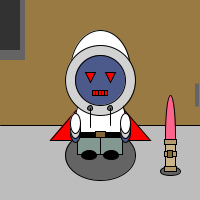
Frame 1 (no input)
Frame 60 (the mouse pressed at the canvas centre just before this capture): identical to frame 1, image omitted
Frame 120 (the mouse held since frame 60 and released just before this capture): identical to frame 1, image omitted

The Processing sketch that drew this single still picture (run headless with seeded random() and noise(); from frame 60 on, the mouse is pressed at the canvas centre):

// Processing sketch: processing_8199
// ── processing_8199.pde

void setup(){
 //body
  size(200, 200);
  mouseX= 100;
  mouseY= 100;
  smooth();
}

void draw() {
  background(189);

 //wall
  noStroke();
  fill(#987A42);
  rectMode(CORNER);
  rect(0, 0, 200, 125);
 
  fill(100);
  rectMode(CENTER);
  rect(197, 95, 4, 23);
  rectMode(CENTER);
  rect(0, 30, 50, 60);

  fill(50);
  rectMode(CENTER);
  rect(0, 25, 40, 50);

  stroke(0);
  line(0, 125, 200, 125);

 //lightsaber
  //playing around with color for lightsaber
  fill(255, 200-(mouseX+mouseY) / 2, 240-(mouseX+mouseY) / 2);
  ellipseMode(CENTER);
  ellipse(170, 135, 10, 80);
 
  fill(#CBB488);
  rectMode(CENTER);
  rect(170, 157, 10, 25);

  fill(100);
  ellipseMode(CENTER);
  ellipse(170, 171, 20, 9);

  fill(#B49B6B);
  rectMode(CENTER);
  rect(170, 154, 12, 5);
  rectMode(CENTER);
  rect(170, 142, 12, 5);
  rectMode(CENTER);
  rect(170, 169, 12, 5);

  fill(#866A35);
  rectMode(CENTER);
  rect(170, 154, 5, 7);
 
 //cape
  fill(255, 0, 0);
  quad(mouseX+20, mouseY+5, mouseX-20, mouseY+5, 
       mouseX-50, mouseY+40, mouseX+50, mouseY+40); 

 //shadow
  /*
  The color change show the shadow effect higher it go 
  the lighter the shadow. The shape get small 
  if it go up and biger if it go down.
  */ 
  fill(200-(mouseX+mouseY) / 2);
  ellipseMode(CENTER);
  ellipse(mouseX, mouseY+55, 70, mouseY/2);
  //normal(mouseX, mouseY+55, 70, 25);
 

 //body
  fill(255); 
  ellipseMode(CENTER);
  ellipse(mouseX, mouseY+20, 50, 67);

 //head
  fill(255);
  ellipseMode(CENTER);
  ellipse(mouseX, mouseY-30, 60, 80);

  fill(210); 
  ellipseMode(CENTER);
  ellipse(mouseX, mouseY-20, 70, 70);

  fill(#4C598B);
  ellipseMode(CENTER);
  ellipse(mouseX, mouseY-20, 50, 50);

 //eyes
  fill(255, 0, 0);
  triangle(mouseX-15, mouseY-28, mouseX-5, mouseY-28, mouseX-10, mouseY-18);

  fill(255, 0, 0);
  triangle(mouseX+5, mouseY-28, mouseX+15, mouseY-28, mouseX+10, mouseY-18);

 //mouth
  fill(255, 0, 0);
  rectMode(CENTER);
  rect(mouseX, mouseY-7, 15, 5);

  fill(0);
  line(mouseX-5, mouseY-10, mouseX-5, mouseY-5);
  line(mouseX-2, mouseY-10, mouseX-2, mouseY-5);
  line(mouseX+1, mouseY-10, mouseX+1, mouseY-5);
  line(mouseX+4, mouseY-10, mouseX+4, mouseY-5);

 //hoodies
  fill(100);
  ellipseMode(CENTER);
  ellipse(mouseX-10, mouseY+8, 5, 5);
  ellipseMode(CENTER);
  ellipse(mouseX+10, mouseY+8, 5, 5);

  fill(0);
  line(mouseX-10, mouseY+8, mouseX-10, mouseY+27);
  line(mouseX+10, mouseY+8, mouseX+10, mouseY+25);

 //pants
  fill(#829891);
  rectMode(CENTER);
  rect(mouseX, mouseY+46, 45, 17);

  fill(0);
  line(mouseX, mouseY+35, mouseX, mouseY+54);

 //belt
  fill(0);
  rectMode(CENTER);
  rect(mouseX, mouseY+34, 50, 4);

 //hand
  fill(#816738);
  rectMode(CENTER);
  rect(mouseX, mouseY+34, 10, 6);

  fill(#4C598B);
  ellipseMode(CENTER);
  ellipse(mouseX-25, mouseY+32, 10, 20);

  fill(210);
  ellipseMode(CENTER);
  ellipse(mouseX-25, mouseY+28, 10, 20);

  fill(255);
  ellipseMode(CENTER);
  ellipse(mouseX-25, mouseY+23, 10, 20);

  fill(#4C598B);
  ellipseMode(CENTER);
  ellipse(mouseX+25, mouseY+32, 10, 20);

  fill(210);
  ellipseMode(CENTER);
  ellipse(mouseX+25, mouseY+28, 10, 20);

  fill(255);
  ellipseMode(CENTER);
  ellipse(mouseX+25, mouseY+23, 10, 20);

 //shoe
  fill(0);
  ellipseMode(CENTER);
  ellipse(mouseX-11, mouseY+55, 15, 9);
  ellipseMode(CENTER);
  ellipse(mouseX+11, mouseY+55, 15, 9);
}
  
